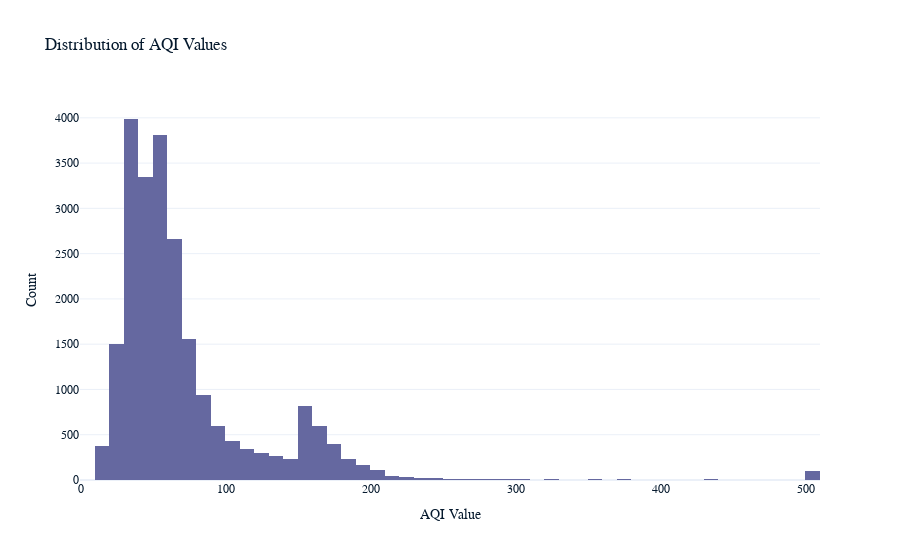
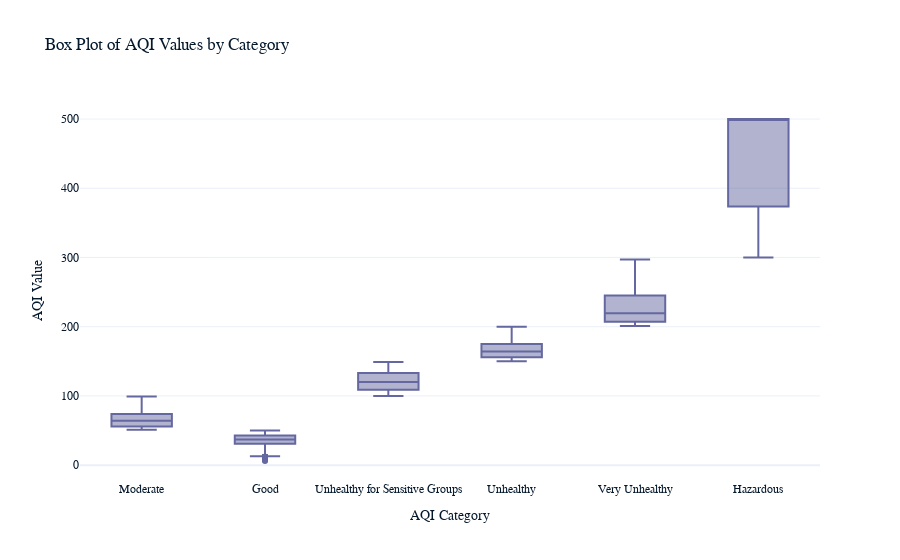
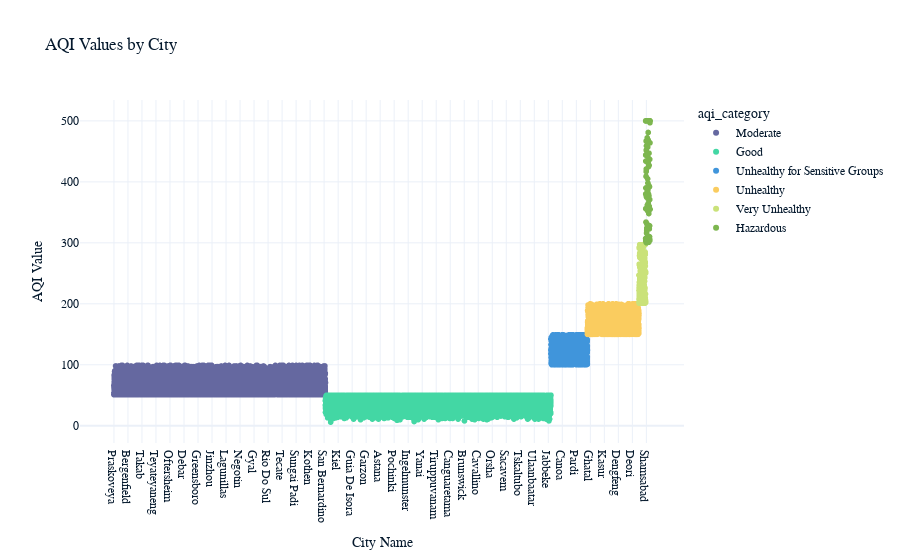
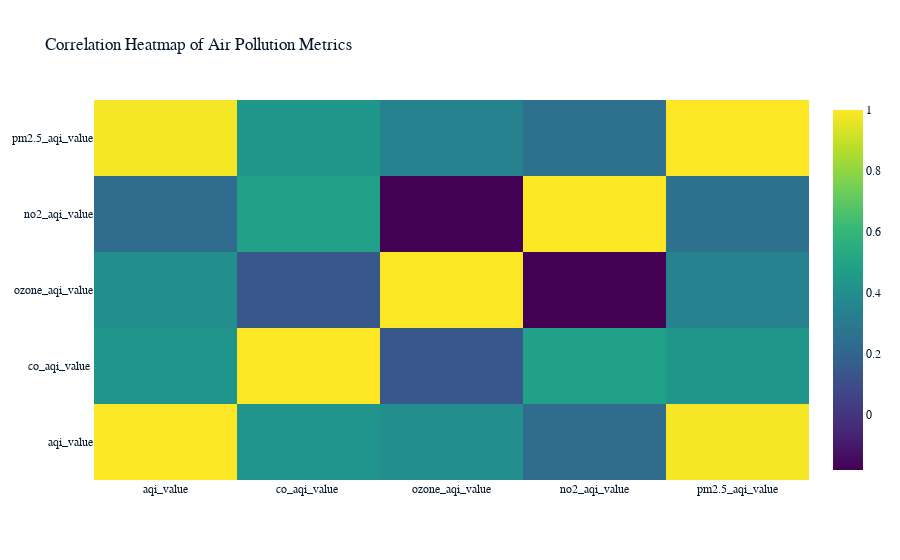

The notebook cell these images were saved under, in order:
### Code cell
import plotly.express as px
import plotly.graph_objects as go

# Summary statistics
summary_stats = global_air_pollution_data_cleaned.describe()

# Distribution of AQI values
fig_aqi_dist = px.histogram(global_air_pollution_data_cleaned, x='aqi_value', nbins=50, title='Distribution of AQI Values')
fig_aqi_dist.update_layout(xaxis_title='AQI Value', yaxis_title='Count')

# Box plots for AQI values by category
fig_aqi_box = px.box(global_air_pollution_data_cleaned, x='aqi_category', y='aqi_value', title='Box Plot of AQI Values by Category')
fig_aqi_box.update_layout(xaxis_title='AQI Category', yaxis_title='AQI Value')

# Scatter plot for AQI values by city
fig_aqi_scatter = px.scatter(global_air_pollution_data_cleaned, x='city_name', y='aqi_value', color='aqi_category', title='AQI Values by City')
fig_aqi_scatter.update_layout(xaxis_title='City Name', yaxis_title='AQI Value')

# Correlation heatmap
# Select only numeric columns for correlation matrix
numeric_cols = global_air_pollution_data_cleaned.select_dtypes(include=['float64', 'int64']).columns
corr_matrix = global_air_pollution_data_cleaned[numeric_cols].corr()
fig_corr_heatmap = go.Figure(data=go.Heatmap(
    z=corr_matrix.values,
    x=corr_matrix.columns,
    y=corr_matrix.columns,
    colorscale='Viridis'
))
fig_corr_heatmap.update_layout(title='Correlation Heatmap of Air Pollution Metrics')

# Display the plots
fig_aqi_dist.show()
fig_aqi_box.show()
fig_aqi_scatter.show()
fig_corr_heatmap.show()

### Figure 1 — Plotly figure (JSON) as saved in the notebook; plotly's stock layout.template omitted (floating-point values rounded to 4 significant figures; data arrays with more than 128 entries replaced by an {"elided": "..."} marker saying what was removed)
{"data": [{"alignmentgroup": "True", "bingroup": "x", "hovertemplate": "aqi_value=%{x}<br>count=%{y}<extra></extra>", "legendgroup": "", "marker": {"color": "#6568a0", "pattern": {"shape": ""}}, "name": "", "nbinsx": 50, "offsetgroup": "", "orientation": "v", "showlegend": false, "x": {"elided": "23035 int values"}, "xaxis": "x", "yaxis": "y", "type": "histogram"}], "layout": {"xaxis": {"anchor": "y", "domain": [0, 1], "title": {"text": "AQI Value"}}, "yaxis": {"anchor": "x", "domain": [0, 1], "title": {"text": "Count"}}, "legend": {"tracegroupgap": 0}, "title": {"text": "Distribution of AQI Values"}, "barmode": "relative"}}

### Figure 2 — Plotly figure (JSON) as saved in the notebook; plotly's stock layout.template omitted (floating-point values rounded to 4 significant figures; data arrays with more than 128 entries replaced by an {"elided": "..."} marker saying what was removed)
{"data": [{"alignmentgroup": "True", "hovertemplate": "aqi_category=%{x}<br>aqi_value=%{y}<extra></extra>", "legendgroup": "", "marker": {"color": "#6568a0"}, "name": "", "notched": false, "offsetgroup": "", "orientation": "v", "showlegend": false, "x": {"elided": "23035 str values"}, "x0": " ", "xaxis": "x", "y": {"elided": "23035 int values"}, "y0": " ", "yaxis": "y", "type": "box"}], "layout": {"xaxis": {"anchor": "y", "domain": [0, 1], "title": {"text": "AQI Category"}}, "yaxis": {"anchor": "x", "domain": [0, 1], "title": {"text": "AQI Value"}}, "legend": {"tracegroupgap": 0}, "title": {"text": "Box Plot of AQI Values by Category"}, "boxmode": "group"}}

### Figure 3 — Plotly figure (JSON) as saved in the notebook; plotly's stock layout.template omitted (floating-point values rounded to 4 significant figures; data arrays with more than 128 entries replaced by an {"elided": "..."} marker saying what was removed)
{"data": [{"hovertemplate": "aqi_category=Moderate<br>city_name=%{x}<br>aqi_value=%{y}<extra></extra>", "legendgroup": "Moderate", "marker": {"color": "#6568a0", "symbol": "circle"}, "mode": "markers", "name": "Moderate", "showlegend": true, "x": {"elided": "9087 str values"}, "xaxis": "x", "y": {"elided": "9087 int values"}, "yaxis": "y", "type": "scattergl"}, {"hovertemplate": "aqi_category=Good<br>city_name=%{x}<br>aqi_value=%{y}<extra></extra>", "legendgroup": "Good", "marker": {"color": "#43d7a4", "symbol": "circle"}, "mode": "markers", "name": "Good", "showlegend": true, "x": {"elided": "9688 str values"}, "xaxis": "x", "y": {"elided": "9688 int values"}, "yaxis": "y", "type": "scattergl"}, {"hovertemplate": "aqi_category=Unhealthy for Sensitive Groups<br>city_name=%{x}<br>aqi_value=%{y}<extra></extra>", "legendgroup": "Unhealthy for Sensitive Groups", "marker": {"color": "#4095db", "symbol": "circle"}, "mode": "markers", "name": "Unhealthy for Sensitive Groups", "showlegend": true, "x": {"elided": "1568 str values"}, "xaxis": "x", "y": {"elided": "1568 int values"}, "yaxis": "y", "type": "scattergl"}, {"hovertemplate": "aqi_category=Unhealthy<br>city_name=%{x}<br>aqi_value=%{y}<extra></extra>", "legendgroup": "Unhealthy", "marker": {"color": "#facc5f", "symbol": "circle"}, "mode": "markers", "name": "Unhealthy", "showlegend": true, "x": {"elided": "2215 str values"}, "xaxis": "x", "y": {"elided": "2215 int values"}, "yaxis": "y", "type": "scattergl"}, {"hovertemplate": "aqi_category=Very Unhealthy<br>city_name=%{x}<br>aqi_value=%{y}<extra></extra>", "legendgroup": "Very Unhealthy", "marker": {"color": "#cae279", "symbol": "circle"}, "mode": "markers", "name": "Very Unhealthy", "showlegend": true, "x": {"elided": "286 str values"}, "xaxis": "x", "y": {"elided": "286 int values"}, "yaxis": "y", "type": "scattergl"}, {"hovertemplate": "aqi_category=Hazardous<br>city_name=%{x}<br>aqi_value=%{y}<extra></extra>", "legendgroup": "Hazardous", "marker": {"color": "#7db64f", "symbol": "circle"}, "mode": "markers", "name": "Hazardous", "showlegend": true, "x": {"elided": "191 str values"}, "xaxis": "x", "y": {"elided": "191 int values"}, "yaxis": "y", "type": "scattergl"}], "layout": {"xaxis": {"anchor": "y", "domain": [0, 1], "title": {"text": "City Name"}}, "yaxis": {"anchor": "x", "domain": [0, 1], "title": {"text": "AQI Value"}}, "legend": {"title": {"text": "aqi_category"}, "tracegroupgap": 0}, "title": {"text": "AQI Values by City"}}}

### Figure 4 — Plotly figure (JSON) as saved in the notebook; plotly's stock layout.template omitted (floating-point values rounded to 4 significant figures)
{"data": [{"colorscale": [[0, "#440154"], [0.1111, "#482878"], [0.2222, "#3e4989"], [0.3333, "#31688e"], [0.4444, "#26828e"], [0.5556, "#1f9e89"], [0.6667, "#35b779"], [0.7778, "#6ece58"], [0.8889, "#b5de2b"], [1, "#fde725"]], "x": ["aqi_value", "co_aqi_value\t", "ozone_aqi_value", "no2_aqi_value", "pm2.5_aqi_value"], "y": ["aqi_value", "co_aqi_value\t", "ozone_aqi_value", "no2_aqi_value", "pm2.5_aqi_value"], "z": [[1, 0.4296, 0.4051, 0.2308, 0.9845], [0.4296, 1, 0.1448, 0.4876, 0.4378], [0.4051, 0.1448, 1, -0.1829, 0.3405], [0.2308, 0.4876, -0.1829, 1, 0.2591], [0.9845, 0.4378, 0.3405, 0.2591, 1]], "type": "heatmap"}], "layout": {"title": {"text": "Correlation Heatmap of Air Pollution Metrics"}}}
